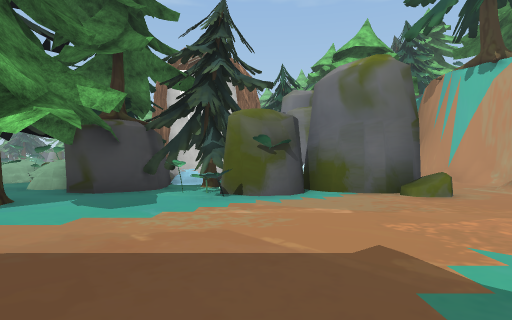
view 1 (above)

19 first-person views from a walk through a 3-D level made in the Unity game engine. The camera is 1.3 m above the floor, looks level and sees 80° across. The floor is counted in squares, 2 m on a side. Each view is taken from the middle of a square. On the plan, view 1 faces up. The plan holds only what a view shows up to about 10 squares ahead; the rest is blank. The place goes on beyond the plan. Some surface patterns are stand-ins.

view 2
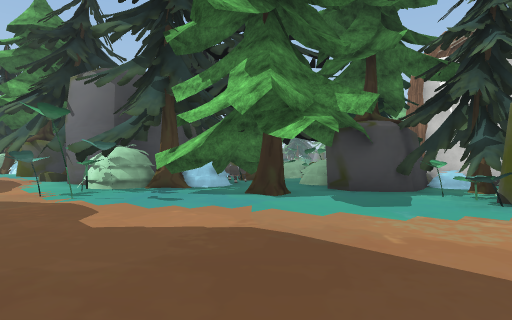

view 3
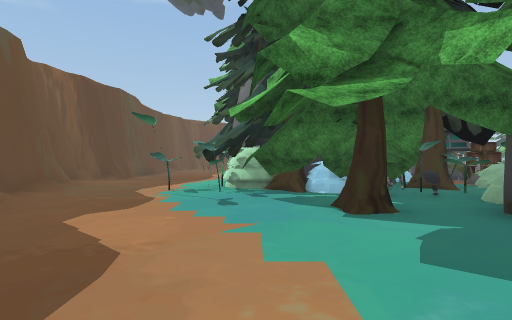

view 4
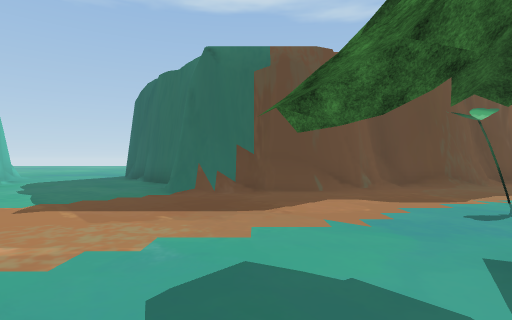

view 5
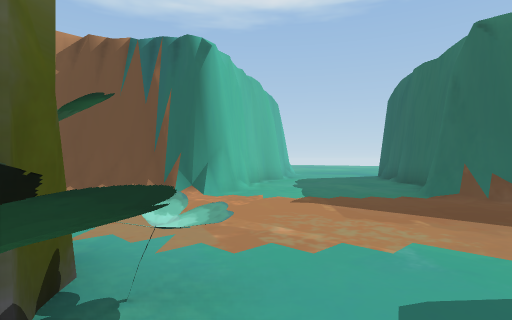

view 6
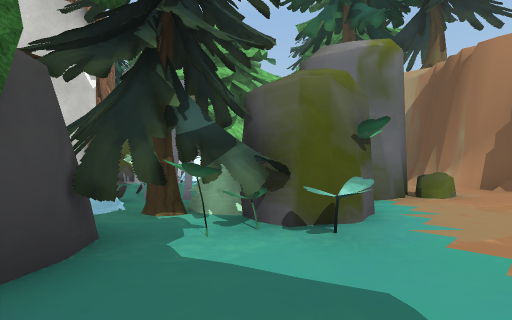

view 7
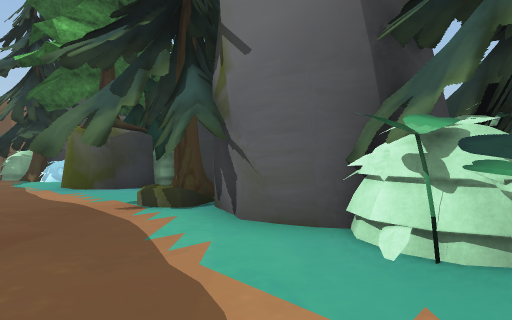

view 8
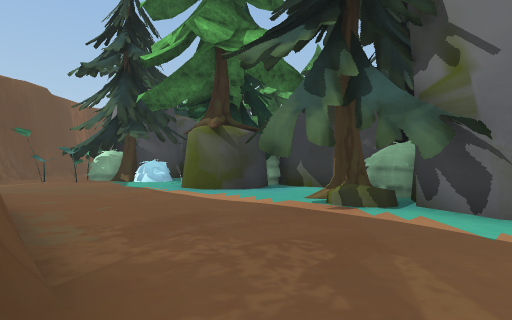

view 9
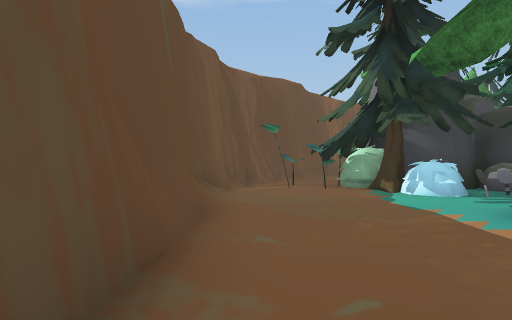

view 10
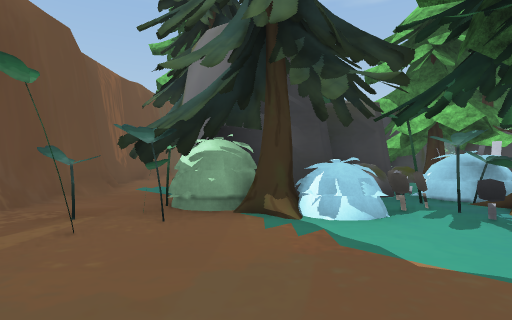

view 11
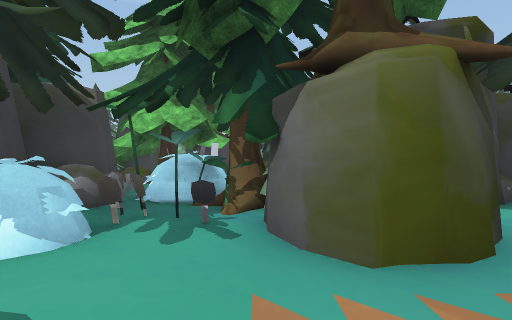

view 12
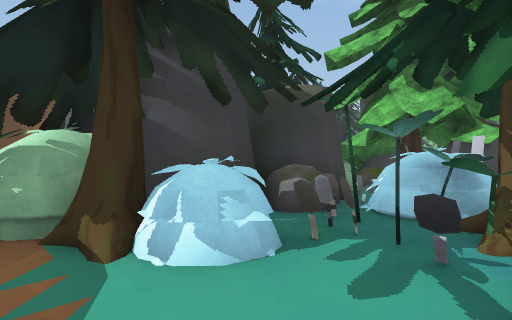

view 13
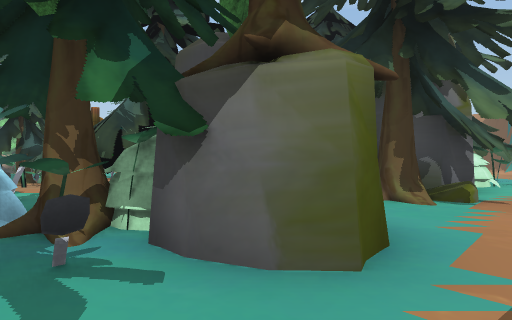

view 14
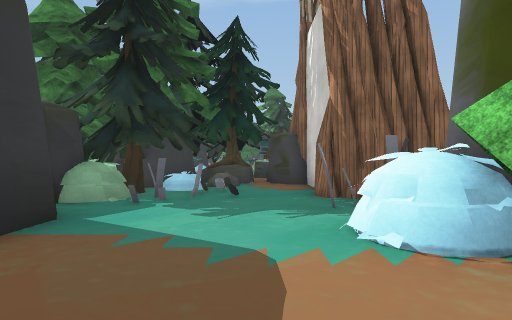

view 15
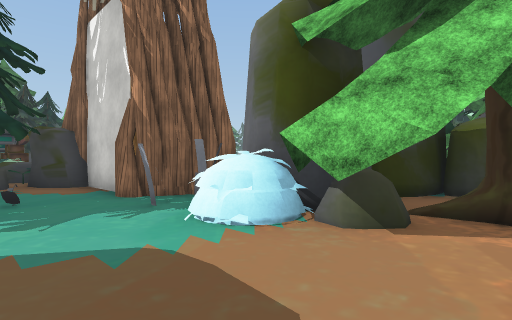

view 16
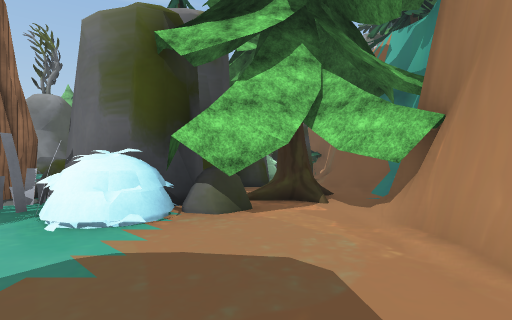

view 17
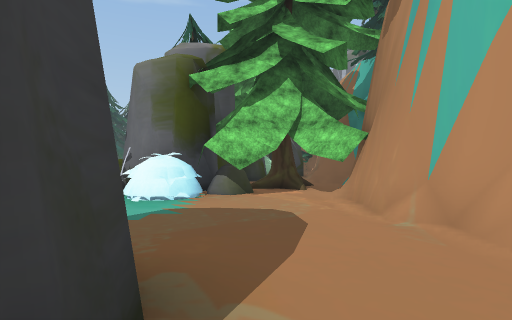

view 18
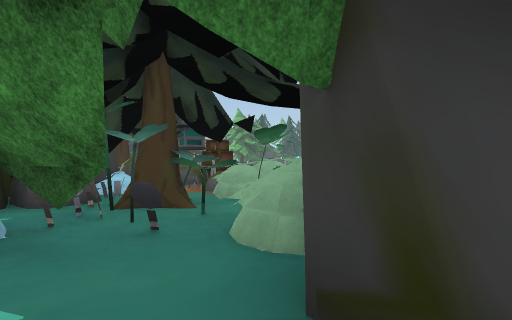

view 19
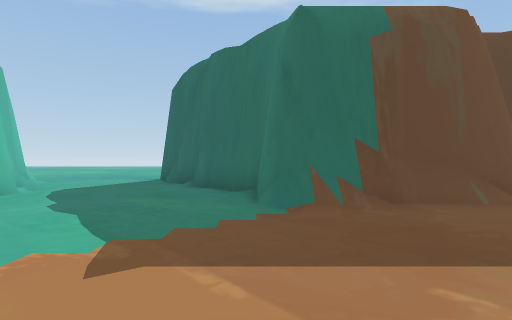

### Floor plan
Key: @ floor where view 1 was taken; # wall or solid block; . floor; / step, stairs or slope; ^ raised ledge; T tree; O other object.
Columns run from 23 left of view 1 to 6 right of it. Each row starts with its distance up from view 1.
 18                             ##
 17
 16                           ##
 15                           ####
 14                        OO # T#
 13         O              OO #TT#
 12        TT           ####OO##T#
 11       TTTO  OO OO^ ##...O ...#
 10    TO###O#  OOOOOOT# ........#
  9 TTTTTT .  #OOO OO TTTTO......#
  8 T  TTT .TT  O #######OTT.....#
  7    TTOOOTTT  O#O#OO##TTO###..#
  6     #OO     ##TOOTT##.T####.##
  5    ##OOT ##OO# #TTTT..O.....##
  4 TT #OOOTO#.OO###T.T......../#
  3    ##O.###.#T##OT.T.......###
  2 ## TTT..#...TT..T.........##
  1  #.T.......TT...O..........##
  0  ##TT................//@....#
 -1  ##................#####....#
 -2   ############.#####   #....#
 -3              ###       ##....
 -4                         #....#
 -5                         ##....
 -6                          ##...

Positions as (right, up) in squares from view 1, and headings:
1: (0, 0), facing up
2: (0, 0), facing up-left
3: (0, 3), facing left
4: (-2, 6), facing down
5: (-2, 6), facing down-right
6: (-3, 4), facing up-right
7: (-7, 0), facing up-left
8: (-9, -2), facing up-left
9: (-12, -1), facing left
10: (-16, -1), facing up-left
11: (-16, 0), facing up
12: (-16, 1), facing up-left
13: (-17, 1), facing up-right
14: (5, 10), facing left
15: (5, 9), facing up-left
16: (4, 8), facing up
17: (4, 6), facing up
18: (-3, 5), facing up-left
19: (0, 4), facing down
